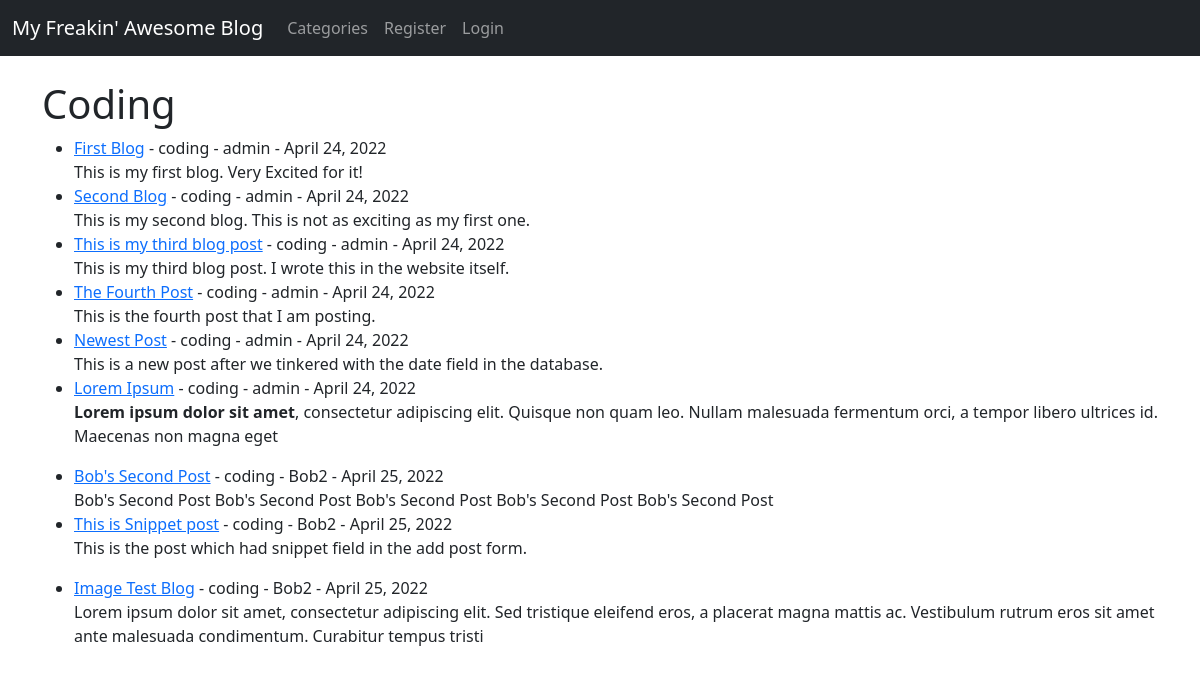
/category/coding/, run on the app's committed database.
### theblog/models.py (models this page shows, shortened)
class Post(models.Model):
    title = models.CharField(max_length=255)
    header_image = models.ImageField(null = True, blank = True, upload_to = 'images/')
    title_tag = models.CharField(max_length=255)
    author = models.ForeignKey(User, on_delete = models.CASCADE)
    body = RichTextField(blank = True, null = True)
    post_date = models.DateField(auto_now_add = True)
    category = models.CharField(max_length = 255, default = 'coding')
    snippet = models.CharField(max_length = 255)
    likes = models.ManyToManyField(User, related_name='blog_posts')

### theblog/views.py (the view)
# urls.py: path('category/<str:cats>/', CategoryView, name = "category"),
def CategoryView(request, cats):
    category_posts = Post.objects.filter(category = cats.replace('-', ' '))
    return render(request, 'categories.html', {'cats': cats.title().replace('-', ' '), 'category_posts': category_posts})

### theblog/templates/categories.html (shortened to what this page needs)
{% extends 'base.html' %}
{% block content %}
{%  if category_posts %}
    <h1>{{ cats }}</h1>
    <ul>
    {% for post in category_posts %}
        <li>
            <a href="{% url 'article-detail' post.pk %}">{{ post.title }}</a>
            - {{ post.category }}
            - {{ post.author }}
            - {{ post.post_date}}
            <br>
            {{ post.body | slice:":200" | safe }}
        </li>
    {% endfor %}
    </ul>
{% else %}
    <h2>Sorry this category doesn't exist.</h2>
{% endif %}
{% endblock %}

### data on the page
Post: title "First Blog", category "coding", author "admin", post_date "April 24, 2022", body "This is my first blog. Very Excited for it!"
Post: title "Second Blog", category "coding", author "admin", post_date "April 24, 2022", body "This is my second blog. This is not as exciting as my first one."
Post: title "This is my third blog post", category "coding", author "admin", post_date "April 24, 2022", body "This is my third blog post. I wrote this in the website itself."
Post: title "The Fourth Post", category "coding", author "admin", post_date "April 24, 2022", body "This is the fourth post that I am posting."
Post: title "Newest Post", category "coding", author "admin", post_date "April 24, 2022", body "This is a new post after we tinkered with the date field in the database."
Post: title "Lorem Ipsum", category "coding", author "admin", post_date "April 24, 2022", body "Lorem ipsum dolor sit amet , consectetur adipiscing elit. Quisque non quam leo. Nullam malesuada fermentum orci, a tempor libero ultrices id. Maecenas non magna eget"
Post: title "Bob's Second Post", category "coding", author "Bob2", post_date "April 25, 2022", body "Bob's Second Post Bob's Second Post Bob's Second Post Bob's Second Post Bob's Second Post"
Post: title "This is Snippet post", category "coding", author "Bob2", post_date "April 25, 2022", body "This is the post which had snippet field in the add post form."
Post: title "Image Test Blog", category "coding", author "Bob2", post_date "April 25, 2022", body "Lorem ipsum dolor sit amet, consectetur adipiscing elit. Sed tristique eleifend eros, a placerat magna mattis ac. Vestibulum rutrum eros sit amet ante malesuada condimentum. Curabitur tempus tristi"

### other printed values
{{ cats }} "Coding"
